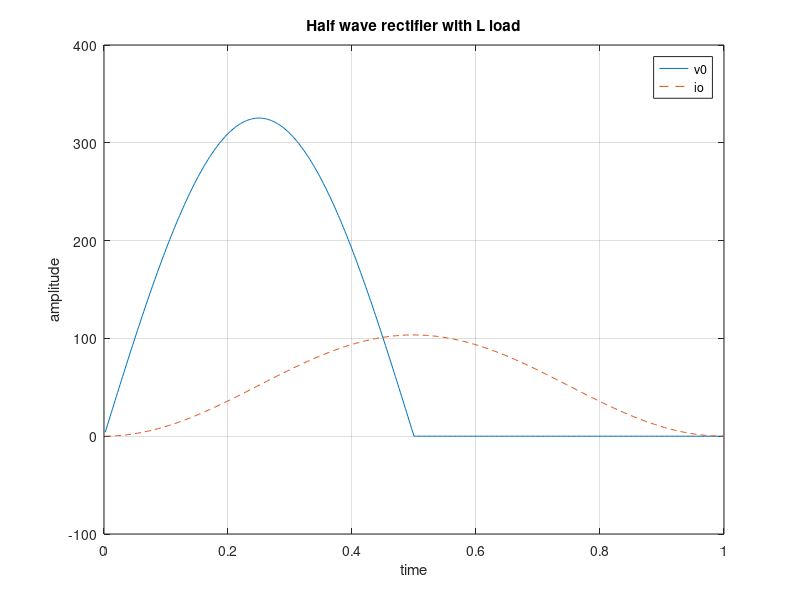

Reproduce this figure in MATLAB.
% Half wave rectifier with L load
clc;
clear all;
close all;
f=500;
t=1/f:1/f:1;
em=230*sqrt(2);
omega=1.0;
idO=0;
es=em*sin(2*pi*t);
vO=es.*(es>=0);
th=t(2)-t(1);
y=cumsum(es/omega)*th;
iO=idO+y;
plot(t,es);
xlabel('time');
ylabel('amplitude');
plot (t, vO, '-',t,iO,'--');
xlabel('time'); 
ylabel('amplitude');
title('Half wave rectifier with L load');
grid;
legend('v0','io');